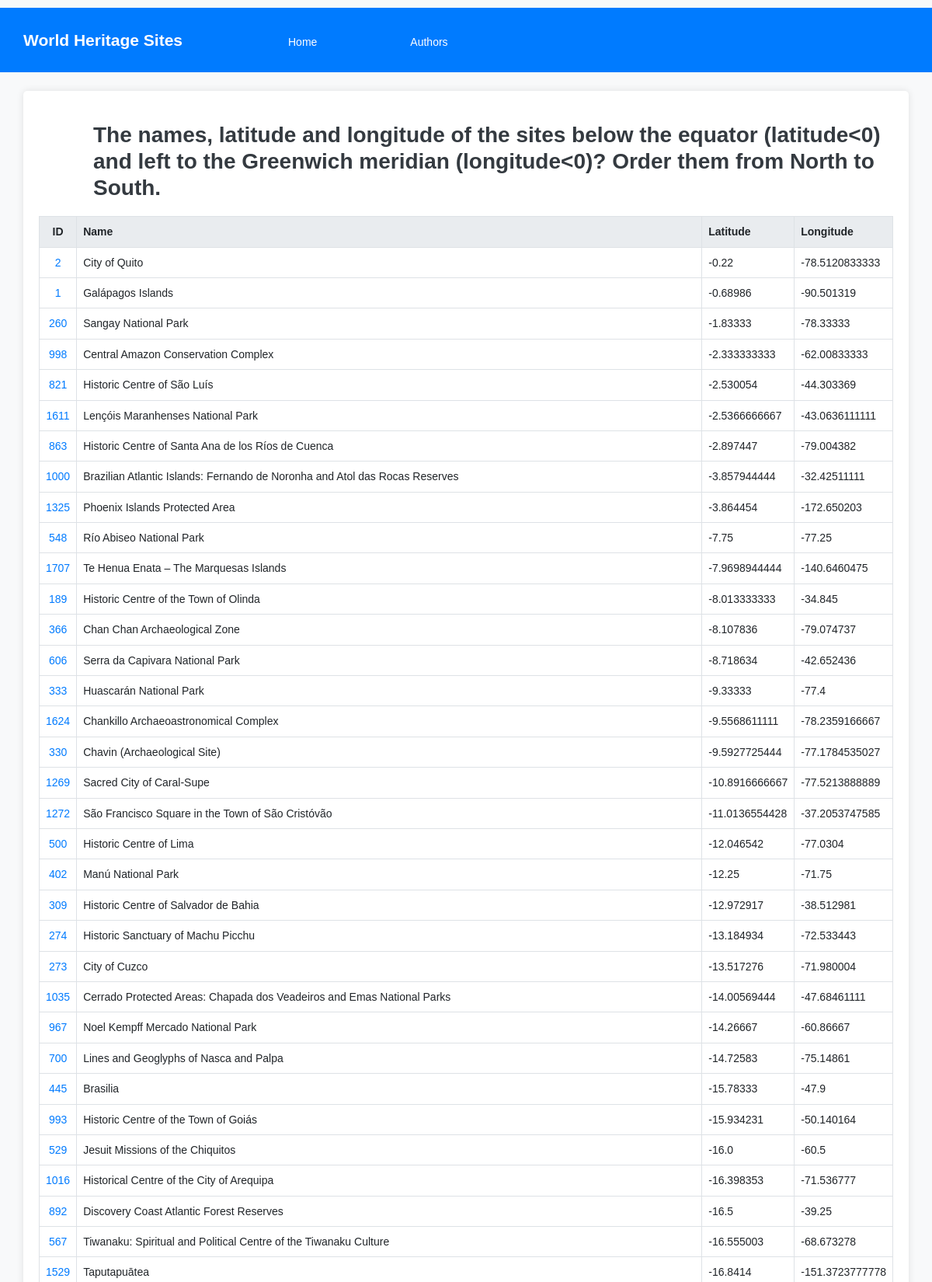
Screenshot of /queries/2 (upper part) with the database file from the repository.
### tables this page shows
CREATE TABLE Location (site_number INTEGER PRIMARY KEY REFERENCES World_Heritage_Site (id_no), longitude REAL, latitude REAL, area_hectares REAL, transboundary INTEGER);

CREATE TABLE World_Heritage_Site (id_no INTEGER PRIMARY KEY, unique_number INTEGER, name_en TEXT, short_description_en TEXT, justification_en TEXT);

### app.py (the view, shortened to what this page needs)
@APP.route('/queries/<int:n_pergunta>')
def site_queries(n_pergunta):
    if n_pergunta == 2:
        sql_code = '''
            SELECT id_no as site_number, name_en as site_name, l.latitude as info_1, l.longitude as info_2
            FROM location l
            JOIN world_heritage_site whs ON l.site_number = whs.id_no
            WHERE l.latitude < 0 AND longitude < 0
            ORDER BY l.latitude DESC;

            '''
        result = db.execute(sql_code).fetchall()
        title = "The names, latitude and longitude of the sites below the equator (latitude<0) and left to the Greenwich meridian (longitude<0)? Order them from North to South."
        info_1 = "Latitude"
        info_2 = "Longitude"
        return render_template('queries-site-id-name-info1-info2.html', title=title, result=result, info_1=info_1, info_2=info_2, sql_code=sql_code)

### db.py (called while the page is built)
def execute(sql,args=None):
    global DB
    sql = re.sub('\s+',' ', sql)
    logging.info('SQL: {} Args: {}'.format(sql,args))
    return DB['cursor'].execute(sql, args) \
        if args != None else DB['cursor'].execute(sql)

### templates/queries-site-id-name-info1-info2.html (shortened to what this page needs)
{% extends 'base.html' %}
{% block content %}
    <header>
        <h3>{{ title }}</h3>
    </header>
    <main>
        <table>
            <thead>
                <tr>
                    <th style="text-align: center;">ID</th>
                    <th>Name</th>
                    <th>{{ info_1 }}</th>
                    <th>{{ info_2 }}</th>
                </tr>
            </thead>
            <tbody>
                {% for site in result %}
                    <tr>
                        <td style="text-align: center;"><a href="/site/{{ site.site_number }}">{{ site.site_number }}</a></td>
                        <td>{{ site.site_name }}</td>
                        <td>{{ site.info_1 }}</td>
                        <td>{{ site.info_2 }}</td>
                    </tr>
                {% endfor %}
            </tbody>
        </table>
    </main>
{% endblock %}

### static/style.css (style rules this page uses)
body { font-family: 'Helvetica', Arial, sans-serif; font-size: 14px; line-height: 1.6; background-color: #f8f9fa; padding-top: 10px; padding-bottom: 10px; }
a { color: #007bff; }
h1, h2, h3, h4, h5, h6 { margin: 20px 0 10px; padding: 0; font-weight: bold; color: #343a40; }
p, blockquote, ul, ol, dl, li, table, pre { margin: 15px 0; }
table { width: 100%; border-collapse: collapse; }
table th, table td { border: 1px solid #dee2e6; padding: 8px; text-align: left; }
table th { background-color: #e9ecef; }
header { margin-bottom: 20px; text-align: left; padding-left: 70px; }

### rows the page displays
Location: site_number "2", site_name "City of Quito", info_1 "-0.22", info_2 "-78.5120833333"
Location: site_number "1", site_name "Galápagos Islands", info_1 "-0.68986", info_2 "-90.501319"
Location: site_number "260", site_name "Sangay National Park", info_1 "-1.83333", info_2 "-78.33333"
Location: site_number "998", site_name "Central Amazon Conservation Complex", info_1 "-2.333333333", info_2 "-62.00833333"
Location: site_number "821", site_name "Historic Centre of São Luís", info_1 "-2.530054", info_2 "-44.303369"
Location: site_number "1611", site_name "Lençóis Maranhenses National Park", info_1 "-2.5366666667", info_2 "-43.0636111111"
Location: site_number "863", site_name "Historic Centre of Santa Ana de los Ríos de Cuenca", info_1 "-2.897447", info_2 "-79.004382"
Location: site_number "1000", site_name "Brazilian Atlantic Islands: Fernando de Noronha and Atol das Rocas Reserves", info_1 "-3.857944444", info_2 "-32.42511111"
Location: site_number "1325", site_name "Phoenix Islands Protected Area", info_1 "-3.864454", info_2 "-172.650203"
Location: site_number "548", site_name "Río Abiseo National Park", info_1 "-7.75", info_2 "-77.25"
Location: site_number "1707", site_name "Te Henua Enata – The Marquesas Islands", info_1 "-7.9698944444", info_2 "-140.6460475"
Location: site_number "189", site_name "Historic Centre of the Town of Olinda", info_1 "-8.013333333", info_2 "-34.845"
Location: site_number "366", site_name "Chan Chan Archaeological Zone", info_1 "-8.107836", info_2 "-79.074737"
Location: site_number "606", site_name "Serra da Capivara National Park", info_1 "-8.718634", info_2 "-42.652436"
Location: site_number "333", site_name "Huascarán National Park", info_1 "-9.33333", info_2 "-77.4"
Location: site_number "1624", site_name "Chankillo Archaeoastronomical Complex", info_1 "-9.5568611111", info_2 "-78.2359166667"
Location: site_number "330", site_name "Chavin (Archaeological Site)", info_1 "-9.5927725444", info_2 "-77.1784535027"
Location: site_number "1269", site_name "Sacred City of Caral-Supe", info_1 "-10.8916666667", info_2 "-77.5213888889"
Location: site_number "1272", site_name "São Francisco Square in the Town of São Cristóvão", info_1 "-11.0136554428", info_2 "-37.2053747585"
Location: site_number "500", site_name "Historic Centre of Lima", info_1 "-12.046542", info_2 "-77.0304"
Location: site_number "402", site_name "Manú National Park", info_1 "-12.25", info_2 "-71.75"
Location: site_number "309", site_name "Historic Centre of Salvador de Bahia", info_1 "-12.972917", info_2 "-38.512981"
Location: site_number "274", site_name "Historic Sanctuary of Machu Picchu", info_1 "-13.184934", info_2 "-72.533443"
Location: site_number "273", site_name "City of Cuzco", info_1 "-13.517276", info_2 "-71.980004"
Location: site_number "1035", site_name "Cerrado Protected Areas: Chapada dos Veadeiros and Emas National Parks", info_1 "-14.00569444", info_2 "-47.68461111"
Location: site_number "967", site_name "Noel Kempff Mercado National Park", info_1 "-14.26667", info_2 "-60.86667"
Location: site_number "700", site_name "Lines and Geoglyphs of Nasca and Palpa", info_1 "-14.72583", info_2 "-75.14861"
Location: site_number "445", site_name "Brasilia", info_1 "-15.78333", info_2 "-47.9"
Location: site_number "993", site_name "Historic Centre of the Town of Goiás", info_1 "-15.934231", info_2 "-50.140164"
Location: site_number "529", site_name "Jesuit Missions of the Chiquitos", info_1 "-16.0", info_2 "-60.5"
Location: site_number "1016", site_name "Historical Centre of the City of Arequipa", info_1 "-16.398353", info_2 "-71.536777"
Location: site_number "892", site_name "Discovery Coast Atlantic Forest Reserves", info_1 "-16.5", info_2 "-39.25"
Location: site_number "567", site_name "Tiwanaku: Spiritual and Political Centre of the Tiwanaku Culture", info_1 "-16.555003", info_2 "-68.673278"
Location: site_number "1529", site_name "Taputapuātea", info_1 "-16.8414", info_2 "-151.3723777778"

### other values shown
{{ title }} "The names, latitude and longitude of the sites below the equator (latitude<0) and left to the Greenwich meridian (longitude<0)? Order them from North to South."
{{ info_1 }} "Latitude"
{{ info_2 }} "Longitude"
